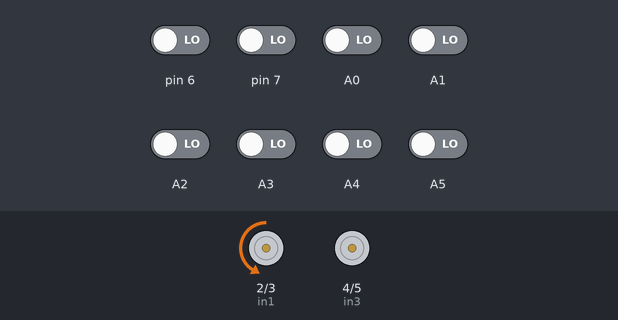
The sketch below on a simulated Arduino Uno, built with avr-gcc and run on an emulated ATmega328P. Shown: motor-driver pin pairs drawn as motors (green arrow = first pin HIGH = forward, orange = second pin HIGH = backward, longer = more drive, scaled by the enable pin). The test bench sets the inputs (shaded band); at power-on: A0–5, pin 6, pin 7 LOW.

Above: at 11.7 s.
11.8 s: A3 driven HIGH
At 11.95 s:
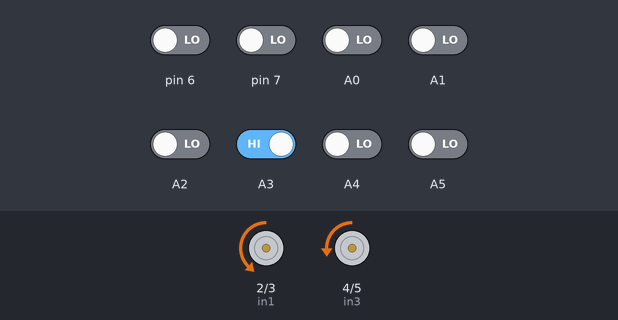
14.8 s: A4 driven HIGH
At 15.2 s:
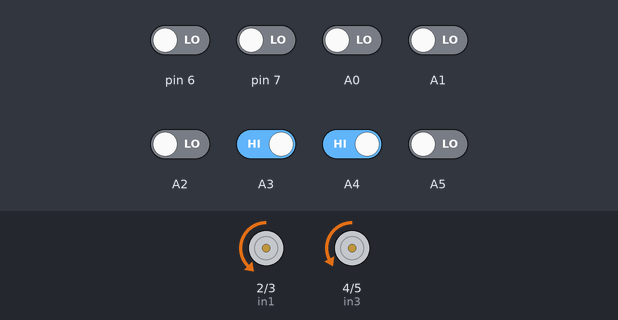
16.3 s: pin 7 driven HIGH
At 17.1 s:
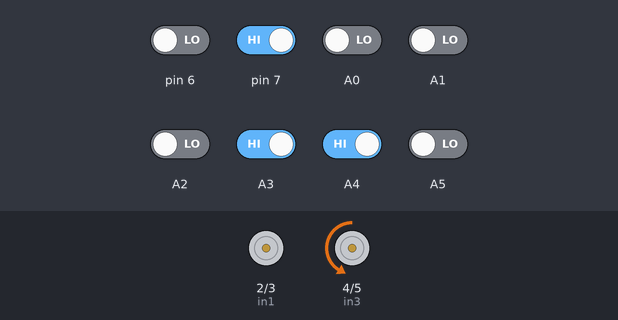
19.3 s: A1 driven HIGH
At 22.28 s:
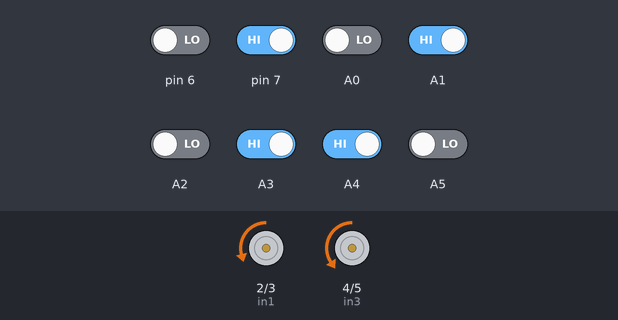
22.3 s: A2 driven HIGH
25.3 s: pin 6 driven HIGH
Timing chart, 0 to 29.3 s (numbered marks = the images above; inputs shaded):
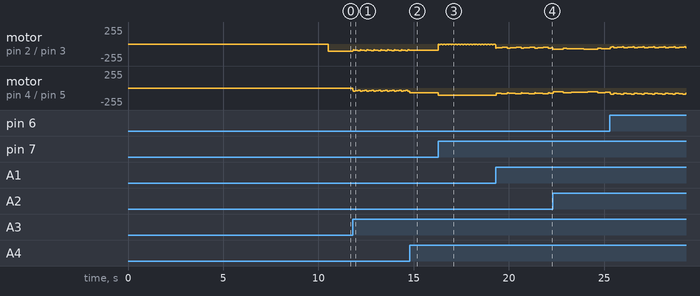

Measured:
- after the input at 14.8 s, motor on pin 2 (in1) / pin 3 (in2): stops changing and stays backward 91/255

The sketch:

BuzzLineYear.ino
```cpp
#include  <QTRSensors.h>

/*************************************************************************
*  Sensor Array object initialisation
*************************************************************************/
QTRSensors  qtr;
const uint8_t SensorCount = 8;
uint16_t sensorValues[SensorCount];

/*************************************************************************
*  PID control system variables
*************************************************************************/
float  Kp = 0.055; //related to the proportional control term;

float Ki = 0.00025; //related to the integral  control term;

float  Kd = 0.7; //related to the derivative control term;

int P;
int I;
int D;

/*************************************************************************
*  Global variables
*************************************************************************/
int  lastError = 0;
float lastPos = 0;
boolean line = false;
int keepGoing = 1500;
boolean onoff = false;
uint16_t position = 3500;
/*************************************************************************
*  Motor speed variables (choose between 0 - no speed, and 255 - maximum speed)
*************************************************************************/
const  uint8_t maxspeeda = 105;
const uint8_t maxspeedb =  105;
const uint8_t basespeeda  = 68;
const uint8_t basespeedb = 68;

/*************************************************************************
*  L293 GPIO pins declaration
*************************************************************************/
// Motor A connections
int enA = 11;
int in1 = 2;
int in2 = 3;
// Motor B connections
int enB = 10;
int in3 = 4;
int in4 = 5;

void  setup() {
  qtr.setTypeRC();
  qtr.setSensorPins((const uint8_t[]){A0, A1, A2, A3, A4, A5, 6 , 7}, SensorCount);

  // Set all the motor control pins to outputs
  pinMode(enA, OUTPUT);
  pinMode(enB, OUTPUT);
  pinMode(in1, OUTPUT);
  pinMode(in2, OUTPUT);
  pinMode(in3, OUTPUT);
  pinMode(in4, OUTPUT);

  delay(500);

  boolean Ok = false;

  while (Ok == false) { // the main function won't start  until the robot is calibrated

      calibration(); //calibrate the robot for 10 seconds
      Ok = true;

  }
  forward_brake(0, 0); //stop the motors
}

void  calibration() {
  for (uint16_t i = 0;  i < 400; i++)
  {
    qtr.calibrate();
  }
}

void  loop() {

    position = qtr.readLineBlack(sensorValues); //read  the current position

    //Check if there is a sudden change if so continue driving forward
    if(((position > 6500) || (position < 500)) && ((lastPos < (3500 + keepGoing)) && (lastPos > (3500 - keepGoing))) && !line){
      line = true;
    }
    else if(line){
      forward_brake(basespeeda, basespeedb);
      if((position > 100) && (position < 6900)){
        line = false;
      }
    }
    else{
      //Else just use the PID controller
      PID_control();
    }
     lastPos = position;

}

void  forward_brake(int posa, int posb) {
  // Turn on motor A & B
  digitalWrite(in1, LOW);
  digitalWrite(in2, HIGH);
  digitalWrite(in3, LOW);
  digitalWrite(in4, HIGH);
  analogWrite(enA, posa);
  analogWrite(enB, posb);
}

void  PID_control() {

  int error = 3500 - position; //3500 is the ideal position  (the centre)

  P = error;
  I = I + error;
  D = error - lastError;
  lastError = error;
  int motorspeed = P*Kp + I*Ki+ D*Kd; //calculate the correction
                                       //needed to be applied to the speed

  int motorspeeda = basespeeda + motorspeed;
  int motorspeedb = basespeedb -  motorspeed;

  if (motorspeeda > maxspeeda) {
    motorspeeda = maxspeeda;
  }
  if (motorspeedb > maxspeedb) {
    motorspeedb = maxspeedb;
  }
  if (motorspeeda < 0) {
    motorspeeda = 0;
  }
  if (motorspeedb < 0)  {
    motorspeedb = 0;
  }
  forward_brake(motorspeeda, motorspeedb);
}
```
